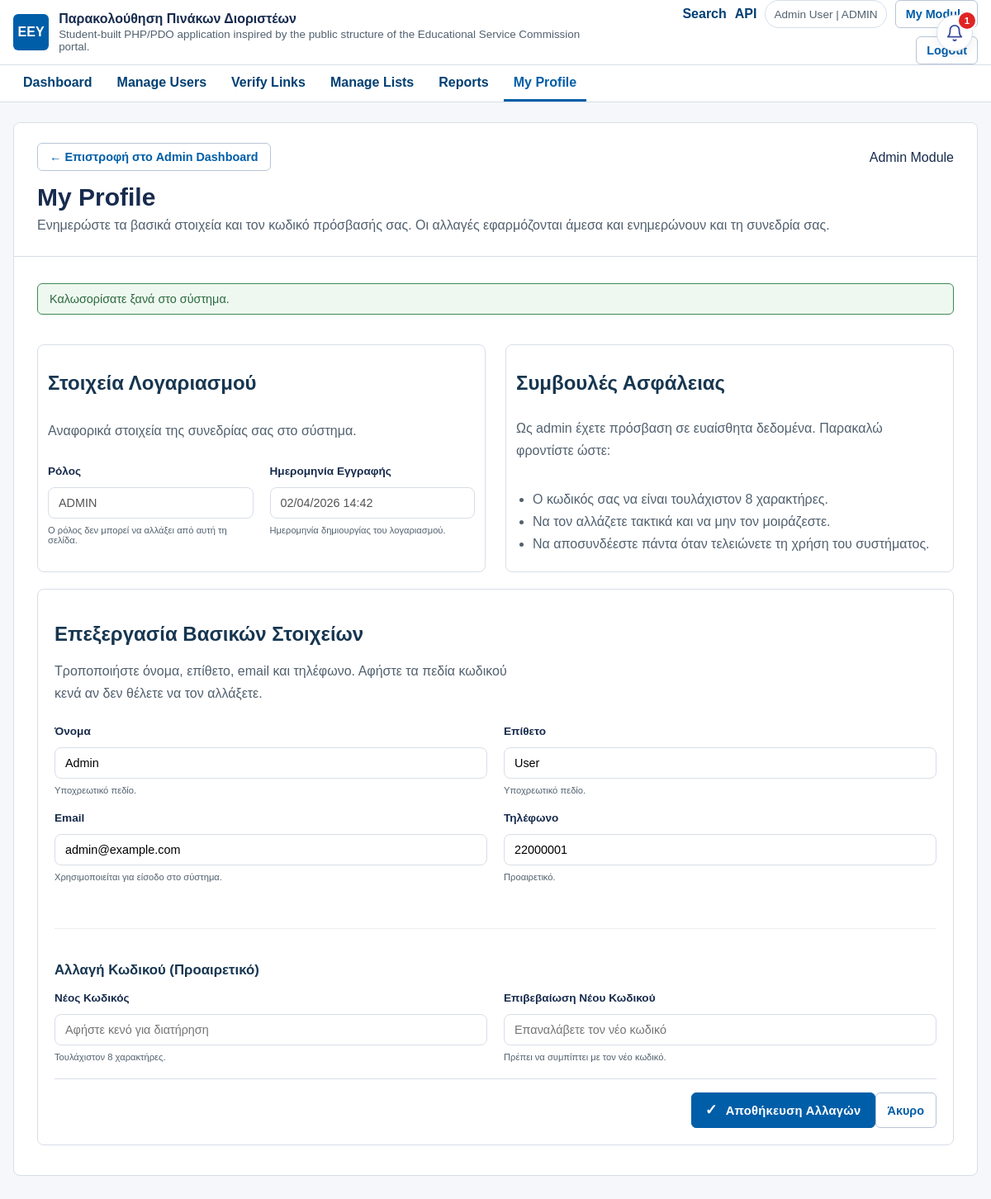
The page /modules/admin/profile.php (signed in) on the database its author committed.
### tables this page shows
CREATE TABLE users (
  id INT AUTO_INCREMENT PRIMARY KEY,
  name VARCHAR(100) NOT NULL,
  surname VARCHAR(100) NOT NULL,
  email VARCHAR(150) NOT NULL UNIQUE,
  password VARCHAR(255) NOT NULL,
  phone VARCHAR(20) DEFAULT NULL,
  role ENUM('admin', 'candidate') NOT NULL,
  notify_new_lists TINYINT(1) NOT NULL DEFAULT 1,
  notify_position_changes TINYINT(1) NOT NULL DEFAULT 1,
  created_at TIMESTAMP DEFAULT CURRENT_TIMESTAMP,
  INDEX idx_users_role (role)
);

### includes/functions.php (called while the page is built, shortened)
<?php
function current_user(): ?array
{
    return [
        'id'      => (int) $_SESSION['user_id'],
        'name'    => $_SESSION['user_name']    ?? '',
        'surname' => $_SESSION['user_surname'] ?? '',
        'email'   => $_SESSION['user_email']   ?? '',
        'role'    => $_SESSION['user_role']    ?? ($_SESSION['role'] ?? ''),
        'phone'   => $_SESSION['user_phone']   ?? null,
    ];
}
function h($value) {
    return htmlspecialchars((string) $value, ENT_QUOTES, 'UTF-8');
}
function e($value): string
{
    return h($value);
}
function app_config(?string $key = null, $default = null)
{
    global $appConfig;
    return $appConfig[$key] ?? $default;
}
function base_url(string $path = ''): string
{
    static $base = null;
    if ($base === null) {
        $documentRoot = realpath($_SERVER['DOCUMENT_ROOT'] ?? '');
        $projectRoot = realpath(__DIR__ . '/..');
        if ($documentRoot && $projectRoot && strpos($projectRoot, $documentRoot) === 0) {
            $relativePath = str_replace('\\', '/', substr($projectRoot, strlen($documentRoot)));
            $base = $relativePath !== '' ? rtrim($relativePath, '/') : '';
        } else {
            $base = '';
        }
    }
    $path = ltrim($path, '/');
    return ($base === '' ? '' : $base) . '/' . $path;
}
function pdo(): PDO
{
    static $pdo = null;
    if (!$pdo instanceof PDO) {
        $pdo = require __DIR__ . '/db.php';
    }
    return $pdo;
}
function role_dashboard_path(string $role): string
{
    switch ($role) {
        case 'admin':
            return 'modules/admin/dashboard.php';
    }
}
function get_flash_messages() {
    $messages = $_SESSION['flash_messages'] ?? [];
    return is_array($messages) ? $messages : [];
}

### modules/admin/profile.php (the view, shortened to what this page needs)
<?php
$adminUser = require_admin_role();
$errors = [];
$profileStatement = pdo()->prepare(
    'SELECT name, surname, email, phone, role, created_at
     FROM users
     WHERE id = :id
     LIMIT 1'
);
$profileStatement->execute(['id' => $adminUser['id']]);
$profile = $profileStatement->fetch() ?: [];
$messages = array_merge(
    get_flash_messages(),
    array_map(
        function ($error) {
            return ['type' => 'error', 'message' => $error];
        },
        $errors
    )
);
?>
<!DOCTYPE html>
<html lang="el">
<head>
    <link rel="stylesheet" href="../../assets/css/style.css">
</head>
<body>
    <?php require __DIR__ . '/../../includes/app_topbar.php'; ?>
    <?php $moduleKey = 'admin'; $pageKey = 'profile'; require __DIR__ . '/../../includes/nav.php'; ?>
    <?php require __DIR__ . '/../../includes/notifications_bell.php'; ?>
    <div class="auth-container">
        <div class="auth-card">
            <div class="page-banner">
                <div class="banner-row-flex">
                    <p class="eyebrow">Admin Module</p>
                    <a class="button-link secondary header-back-link" href="dashboard.php">
                        ← Επιστροφή στο Admin Dashboard
                    </a>
                </div>
                <h1 class="auth-title">My Profile</h1>
                <p class="auth-subtitle">Ενημερώστε τα βασικά στοιχεία και τον κωδικό πρόσβασής σας. Οι αλλαγές εφαρμόζονται άμεσα και ενημερώνουν και τη συνεδρία σας.</p>
            </div>
            <div class="page-body">
                <?php foreach ($messages as $message): ?>
                    <div class="message <?php echo h($message['type']); ?>"><?php echo h($message['message']); ?></div>
                <?php endforeach; ?>
                <div class="split-grid">
                    <div class="section-card section-card-compact">
                        <h2 class="section-title">Στοιχεία Λογαριασμού</h2>
                        <p class="section-text">Αναφορικά στοιχεία της συνεδρίας σας στο σύστημα.</p>
                        <div class="form-row">
                            <div class="form-group">
                                <label>Ρόλος</label>
                                <input type="text" class="form-input" value="<?php echo h(strtoupper($profile['role'] ?? 'admin')); ?>" disabled>
                                <span class="form-hint">Ο ρόλος δεν μπορεί να αλλάξει από αυτή τη σελίδα.</span>
                            </div>
                            <div class="form-group">
                                <label>Ημερομηνία Εγγραφής</label>
                                <input type="text" class="form-input" value="<?php echo !empty($profile['created_at']) ? h(date('d/m/Y H:i', strtotime($profile['created_at']))) : '-'; ?>" disabled>
                                <span class="form-hint">Ημερομηνία δημιουργίας του λογαριασμού.</span>
                            </div>
                        </div>
                    </div>
                    <div class="section-card section-card-compact">
                        <h2 class="section-title">Συμβουλές Ασφάλειας</h2>
                        <p class="section-text">Ως admin έχετε πρόσβαση σε ευαίσθητα δεδομένα. Παρακαλώ φροντίστε ώστε:</p>
                        <ul class="section-text" style="padding-left: 20px; margin: 8px 0;">
                            <li>Ο κωδικός σας να είναι τουλάχιστον 8 χαρακτήρες.</li>
                            <li>Να τον αλλάζετε τακτικά και να μην τον μοιράζεστε.</li>
                            <li>Να αποσυνδέεστε πάντα όταν τελειώνετε τη χρήση του συστήματος.</li>
                        </ul>
                    </div>
                </div>
                <div class="section-card section-card-compact">
                    <h2 class="section-title">Επεξεργασία Βασικών Στοιχείων</h2>
                    <p class="section-text">Τροποποιήστε όνομα, επίθετο, email και τηλέφωνο. Αφήστε τα πεδία κωδικού κενά αν δεν θέλετε να τον αλλάξετε.</p>
                    <form method="post" action="" class="add-specialty-form">
                        <div class="form-row">
                            <div class="form-group">
                                <label for="name">Όνομα</label>
                                <input type="text" name="name" id="name" class="form-input" value="<?php echo h($profile['name'] ?? ''); ?>" required>
                                <span class="form-hint">Υποχρεωτικό πεδίο.</span>
                            </div>
                            <div class="form-group">
                                <label for="surname">Επίθετο</label>
                                <input type="text" name="surname" id="surname" class="form-input" value="<?php echo h($profile['surname'] ?? ''); ?>" required>
                                <span class="form-hint">Υποχρεωτικό πεδίο.</span>
                            </div>
                        </div>
                        <div class="form-row">
                            <div class="form-group">
                                <label for="email">Email</label>
                                <input type="email" name="email" id="email" class="form-input" value="<?php echo h($profile['email'] ?? ''); ?>" required>
                                <span class="form-hint">Χρησιμοποιείται για είσοδο στο σύστημα.</span>
                            </div>
                            <div class="form-group">
                                <label for="phone">Τηλέφωνο</label>
                                <input type="text" name="phone" id="phone" class="form-input" value="<?php echo h($profile['phone'] ?? ''); ?>" placeholder="π.χ. +357 99 123456">
                                <span class="form-hint">Προαιρετικό.</span>
                            </div>
                        </div>
                        <div class="section-divider"></div>
                        <h3 class="section-title" style="font-size: 1.05rem;">Αλλαγή Κωδικού (Προαιρετικό)</h3>
                        <div class="form-row">
                            <div class="form-group">
                                <label for="password">Νέος Κωδικός</label>
                                <input type="password" name="password" id="password" class="form-input" placeholder="Αφήστε κενό για διατήρηση" minlength="8">
                                <span class="form-hint">Τουλάχιστον 8 χαρακτήρες.</span>
                            </div>
                            <div class="form-group">
                                <label for="password_confirm">Επιβεβαίωση Νέου Κωδικού</label>
                                <input type="password" name="password_confirm" id="password_confirm" class="form-input" placeholder="Επαναλάβετε τον νέο κωδικό" minlength="8">
                                <span class="form-hint">Πρέπει να συμπίπτει με τον νέο κωδικό.</span>
                            </div>
                        </div>
                        <div class="form-actions">
                            <button type="submit" class="primary-button">
                                <span class="btn-icon">✓</span> Αποθήκευση Αλλαγών
                            </button>
                            <a class="button-link secondary" href="dashboard.php">Άκυρο</a>
                        </div>
                    </form>
                </div>
            </div>
        </div>
    </div>
</body>
</html>

### includes/app_topbar.php (shortened to what this page needs)
<?php
$topbarUser = current_user();
?>
<header class="site-topbar">
    <div class="site-topbar__inner">
        <a class="brand-lockup" href="<?php echo e(base_url('index.php')); ?>">
            <span class="brand-lockup__mark">ΕΕΥ</span>
            <span>
                <strong><?php echo e(app_config('name_el')); ?></strong>
                <span class="brand-lockup__sub"><?php echo e(app_config('description')); ?></span>
            </span>
        </a>
        <div class="site-topbar__actions">
            <a class="top-link" href="<?php echo e(base_url('modules/search/dashboard.php')); ?>">Search</a>
            <a class="top-link" href="<?php echo e(base_url('api/api.php')); ?>">API</a>
            <?php if ($topbarUser !== null): ?>
                <span class="user-chip">
                    <?php echo e(trim(($topbarUser['name'] ?? '') . ' ' . ($topbarUser['surname'] ?? ''))); ?>
                    | <?php echo e(strtoupper($topbarUser['role'] ?? '')); ?>
                </span>
                <a class="button button--ghost" href="<?php echo e(base_url(role_dashboard_path($topbarUser['role'] ?? ''))); ?>">My Module</a>
                <a class="button button--ghost" href="<?php echo e(base_url('auth/logout.php')); ?>">Logout</a>
            <?php else: ?>
                <a class="button button--ghost" href="<?php echo e(base_url('auth/login.php')); ?>">Login</a>
                <a class="button button--ghost" href="<?php echo e(base_url('auth/register.php')); ?>">Register</a>
            <?php endif; ?>
        </div>
    </div>
</header>

### rows shown on the page
users: name+surname "Admin User", role "ADMIN", created_at "02/04/2026 14:42", name "Admin", surname "User", email "admin@example.com", phone "22000001"

### other values the page prints
app_config('name_el') "Παρακολούθηση Πινάκων Διοριστέων"
app_config('description') "Student-built PHP/PDO application inspired by the public structure of the Educational Service Commission portal."
$link['label'] "Dashboard"
$link['label'] "Manage Users"
$link['label'] "Verify Links"
$link['label'] "Manage Lists"
$link['label'] "Reports"
$link['label'] "My Profile"
$bellUnreadCount "1"
$message['message'] "Καλωσορίσατε ξανά στο σύστημα."
